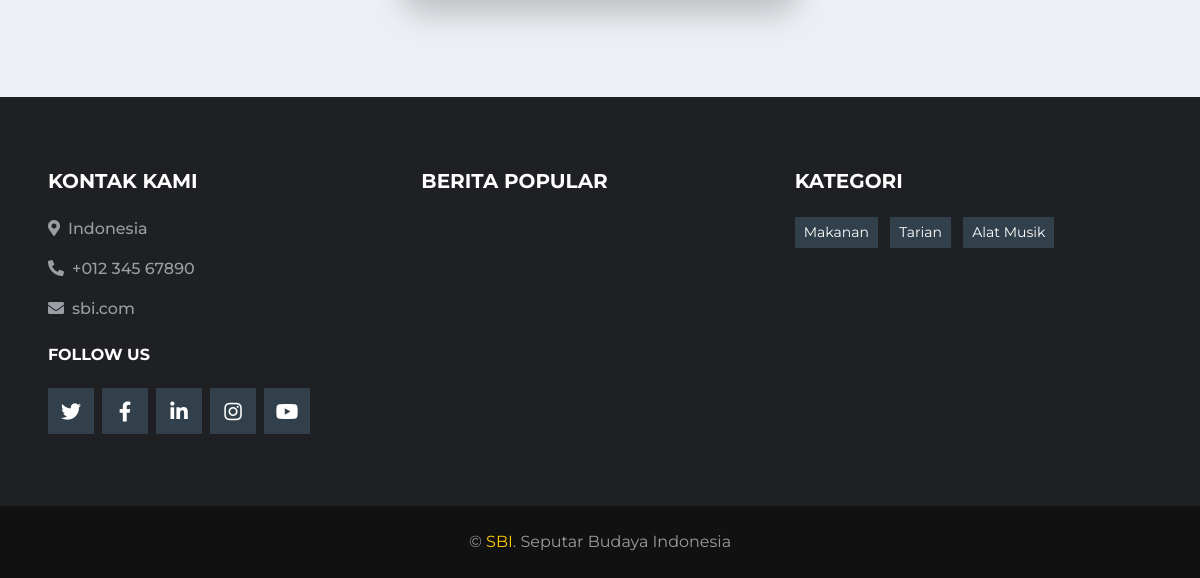
Before: /index.php/kategori (lower part) with the older database file.
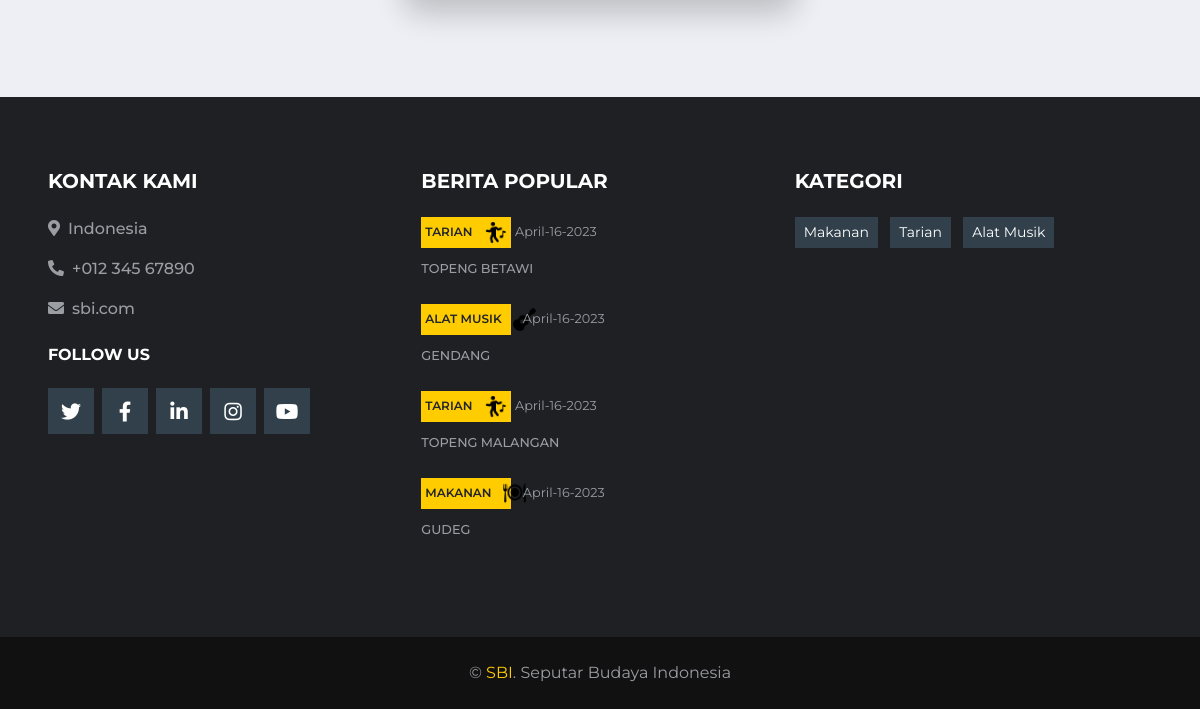
After: the same page with the newer database file.
### tables this page shows
CREATE TABLE `upload_content` (
  `id_konten` int(11) NOT NULL,
  `id_user` int(11) NOT NULL,
  `nama_penulis` varchar(80) NOT NULL,
  `judul_konten` varchar(255) NOT NULL,
  `daerah` varchar(50) NOT NULL,
  `kategori` varchar(50) NOT NULL,
  `kategori2` varchar(50) NOT NULL,
  `isi_konten` text NOT NULL,
  `gambar` text NOT NULL,
  `tgl_konten` datetime NOT NULL DEFAULT current_timestamp()
);

### application/controllers/Kategori.php (called while the page is built, shortened)
<?php
class Kategori extends CI_Controller {
	public function index() {
		$data['kategori'] = $this->model_kategori->data_kategori()->result();
		$data_home_navbar['data_home_navbar'] = $this->model_home->data_home_navbar()->result();
		$data_slider_home['home'] = $this->model_home->data_home2()->result();
		$this->load->view('templates/header');
		$this->load->view('templates/navbar', $data_home_navbar);
		$this->load->view('kategori', $data);
		$this->load->view('templates/footer_content',$data_slider_home);
		$this->load->view('templates/footer');
	}
}

### index.php (called while the page is built, shortened)
<?php
require_once BASEPATH.'core/CodeIgniter.php';

### application/models/model_home.php (called while the page is built, shortened)
<?php
class Model_home extends CI_Model
{
    public function data_home2()
    {
        $this->db->where('kategori2', "slider_home");
        $result = $this->db->get('upload_content');
        return $result;
    }
    public function data_berita_terbaru()
    {
        $this->db->order_by("tgl_konten", "desc");
        $result = $this->db->get('upload_content', 4, 0);
        return $result;
    }
}

### application/views/templates/footer_content.php (the view)
<div class="container-fluid bg-dark pt-5 px-lg-5 mt-5 px-4">
    <div class="row py-4">
        <div class="col-lg-4 col-md-6 mb-5">
            <h5 class="mb-4 text-white text-uppercase font-weight-bold">Kontak Kami</h5>
            <p class="font-weight-medium"><i class="fa fa-map-marker-alt mr-2"></i>Indonesia</p>
            <p class="font-weight-medium"><i class="fa fa-phone-alt mr-2"></i>+012 345 67890</p>
            <p class="font-weight-medium"><i class="fa fa-envelope mr-2"></i>sbi.com</p>
            <h6 class="mt-4 mb-4 text-white text-uppercase font-weight-bold">Follow Us</h6>
            <div class="d-flex justify-content-start">
                <a class="btn btn-lg btn-secondary btn-lg-square mr-2" href="#"><i class="fab fa-twitter"></i></a>
                <a class="btn btn-lg btn-secondary btn-lg-square mr-2" href="#"><i class="fab fa-facebook-f"></i></a>
                <a class="btn btn-lg btn-secondary btn-lg-square mr-2" href="#"><i class="fab fa-linkedin-in"></i></a>
                <a class="btn btn-lg btn-secondary btn-lg-square mr-2" href="#"><i class="fab fa-instagram"></i></a>
                <a class="btn btn-lg btn-secondary btn-lg-square" href="#"><i class="fab fa-youtube"></i></a>
            </div>
        </div>
        <div class="col-lg-4 col-md-6 mb-5">
            <h5 class="mb-4 text-white text-uppercase font-weight-bold">Berita Popular</h5>
            <div class="mb-3">
                <?php foreach ($home as $brt) :?>
                <div class="mb-2">
                <?php if ($brt->kategori == "tarian") { ?>
                    <a class="badge badge-primary text-uppercase font-weight-semi-bold p-1 " href="<?=base_url('kategori/tarian')?>"><?= $brt->kategori ?> <img src="<?= base_url() ?>assets/img/dance_icon.png" style="height: 23px;" class="ml-2" alt=""></a>
                    <?php }; ?>
                <?php if ($brt->kategori == "makanan") { ?>
                    <a class="badge badge-primary text-uppercase font-weight-semi-bold p-1 mr-2 w-25" href="<?=base_url('kategori/makanan')?>"><?= $brt->kategori ?> <img src="<?= base_url() ?>assets/img/food-icon.png" style="height: 23px;" class="ml-2" alt=""></a>
                    <?php }; ?>
                <?php if ($brt->kategori == "alat musik") { ?>
                    <a class="badge badge-primary text-uppercase font-weight-semi-bold p-1 mr-2 w-25" href="<?=base_url('kategori/alat_musik')?>"><?= $brt->kategori ?> <img src="<?= base_url() ?>assets/img/alat_musik.png" style="height: 23px;" class="ml-2" alt=""></a>
                    <?php }; ?>
                    <?php $originalDate = $brt->tgl_konten; $newDate = date("F-d-Y", strtotime($originalDate));?><a class="text-body" href=""><small><?= $newDate ?></small></a>
                </div>
                <a class="small text-body text-uppercase font-weight-medium" href=""><?=$brt->judul_konten;?></a>
                <br>
                <br>
                <?php endforeach ; ?>
            </div>
        </div>
        <div class="col-lg-4 col-md-6 mb-5">
            <h5 class="mb-4 text-white text-uppercase font-weight-bold">kATEGORI</h5>
            <div class="m-n1">
            <a href="<?=base_url('kategori/makanan')?>" class="btn btn-sm btn-secondary m-1">Makanan</a>
                <a href="<?=base_url('kategori/tarian')?>" class="btn btn-sm btn-secondary m-1">Tarian</a>
                <a href="<?=base_url('kategori/alat_musik')?>" class="btn btn-sm btn-secondary m-1">Alat Musik</a>
            </div>
        </div>
    </div>
</div>
<div class="container-fluid py-4 px-sm-3 px-md-5" style="background: #111111;">
    <p class="m-0 text-center">&copy; <a href="#">SBI</a>. Seputar Budaya Indonesia
</div>

Changed rows visible on the page:
added upload_content: kategori "TARIAN", tgl_konten "April-16-2023", judul_konten "TOPENG BETAWI"
added upload_content: kategori "ALAT MUSIK", tgl_konten "April-16-2023", judul_konten "GENDANG"
added upload_content: kategori "TARIAN", tgl_konten "April-16-2023", judul_konten "TOPENG MALANGAN"
added upload_content: kategori "MAKANAN", tgl_konten "April-16-2023", judul_konten "GUDEG"
